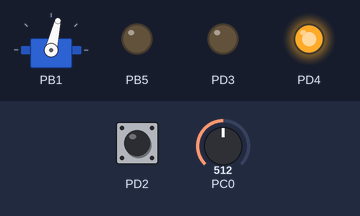
A program run on a simulated ATmega328P, built with avr-gcc and emulated at 16 MHz (the files do not name the chip). Shown: servo, output pins drawn as LEDs (lit = HIGH). The inputs (shaded band) are chosen by the test bench; at power-on: PC0 = 512, PD2 HIGH. Servo pulses on a pin are drawn as a servo (544–2400 µs = 0–180°); pins used as bus, display or sensor lines are not drawn.

Above: at 1.2 s.
1.3 s: PC0 set to 416
2.8 s: PC0 set to 384
At 3.01 s:
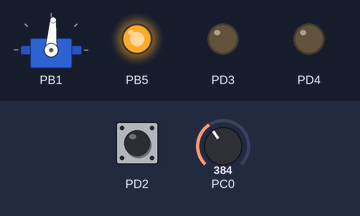
5.8 s: PD2 pulled LOW for 0.15 s
At 6.17 s:
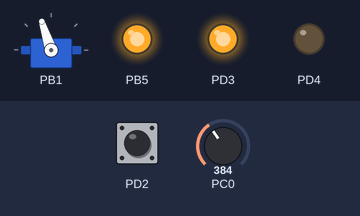
8.8 s: PC0 set to 410
At 10.0 s:
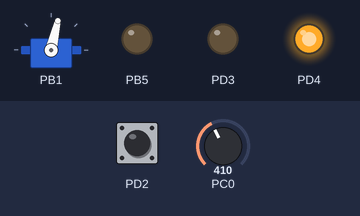
10.3 s: PD2 pulled LOW for 1 s
At 11.1 s:
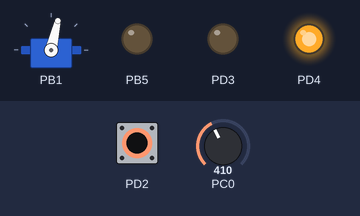
Timing chart, 0 to 13.3 s (numbered marks = the images above; inputs shaded):
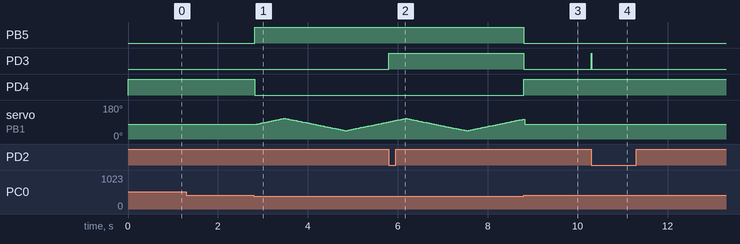

The program:

main.cpp
```cpp
#define F_CPU 16000000UL
#include <avr/io.h>
#include <util/delay.h>
#include <avr/interrupt.h>


#define SERVO_MIN   2000
#define SERVO_MID   2666
#define SERVO_MAX   3333
#define PAS_SERVO   20

volatile uint8_t stare_alerta = 0;

void ADC_init(void) {
    ADMUX = (1 << REFS0);
    ADCSRA = (1 << ADEN) | (1 << ADPS2) | (1 << ADPS1) | (1 << ADPS0);
}

uint16_t ADC_read(uint8_t channel) {
    ADMUX = (ADMUX & 0xF0) | (channel & 0x0F);
    ADCSRA |= (1 << ADSC);
    while (ADCSRA & (1 << ADSC));
    return ADC;
}


void PWM_init(void) {
    DDRB |= (1 << PB1);
    TCCR1A = (1 << COM1A1) | (1 << WGM11);
    TCCR1B = (1 << WGM13) | (1 << WGM12) | (1 << CS11);
    ICR1 = 39999;


    OCR1A = SERVO_MID;
}

void INT0_init(void) {
    DDRD &= ~(1 << PD2);
    PORTD |= (1 << PD2);


    EICRA |= (1 << ISC01);
    EIMSK |= (1 << INT0);
}


ISR(INT0_vect) {
    stare_alerta = 1;
    PORTD |= (1 << PD3);
}

int main(void) {

    ADC_init();
    PWM_init();
    INT0_init();


    DDRD |= (1 << PD4) | (1 << PD3);
    DDRB |= (1 << PB5);


    sei();

    uint16_t valoare_foc = 1023;


    uint16_t pozitie_actula_servo = SERVO_MID;
    int8_t directie = 1;

    while (1) {

        valoare_foc = ADC_read(0);


        if (valoare_foc < 400) {


            PORTD &= ~(1 << PD4);
            PORTB |= (1 << PB5);


            pozitie_actula_servo += (directie * PAS_SERVO);

            if (pozitie_actula_servo >= SERVO_MAX) {
                pozitie_actula_servo = SERVO_MAX;
                directie = -1;
            }
            if (pozitie_actula_servo <= SERVO_MIN) {
                pozitie_actula_servo = SERVO_MIN;
                directie = 1;
            }
            OCR1A = pozitie_actula_servo;

        } else {

            PORTD |= (1 << PD4);
            PORTB &= ~(1 << PB5);
            PORTD &= ~(1 << PD3);

            stare_alerta = 0;


            pozitie_actula_servo = SERVO_MID;
            OCR1A = SERVO_MID;
        }

        _delay_ms(20);
    }
}
```

Measured:
- the behaviour switches between 400 and 399 on PC0 (found by bisection; images 0 and 1)
- after the input at 1.3 s, every drawn part: stays the same
- after the input at 2.8 s, PB5: LOW → HIGH at once; PD4: HIGH → LOW at once
- after the input at 5.8 s, PD3: LOW → HIGH at once
- after the input at 8.8 s, PB5, PD3: HIGH → LOW at once; PD4: LOW → HIGH at once
- after the input at 10.3 s, PD3: LOW → HIGH at once, → LOW 0.02 s later
